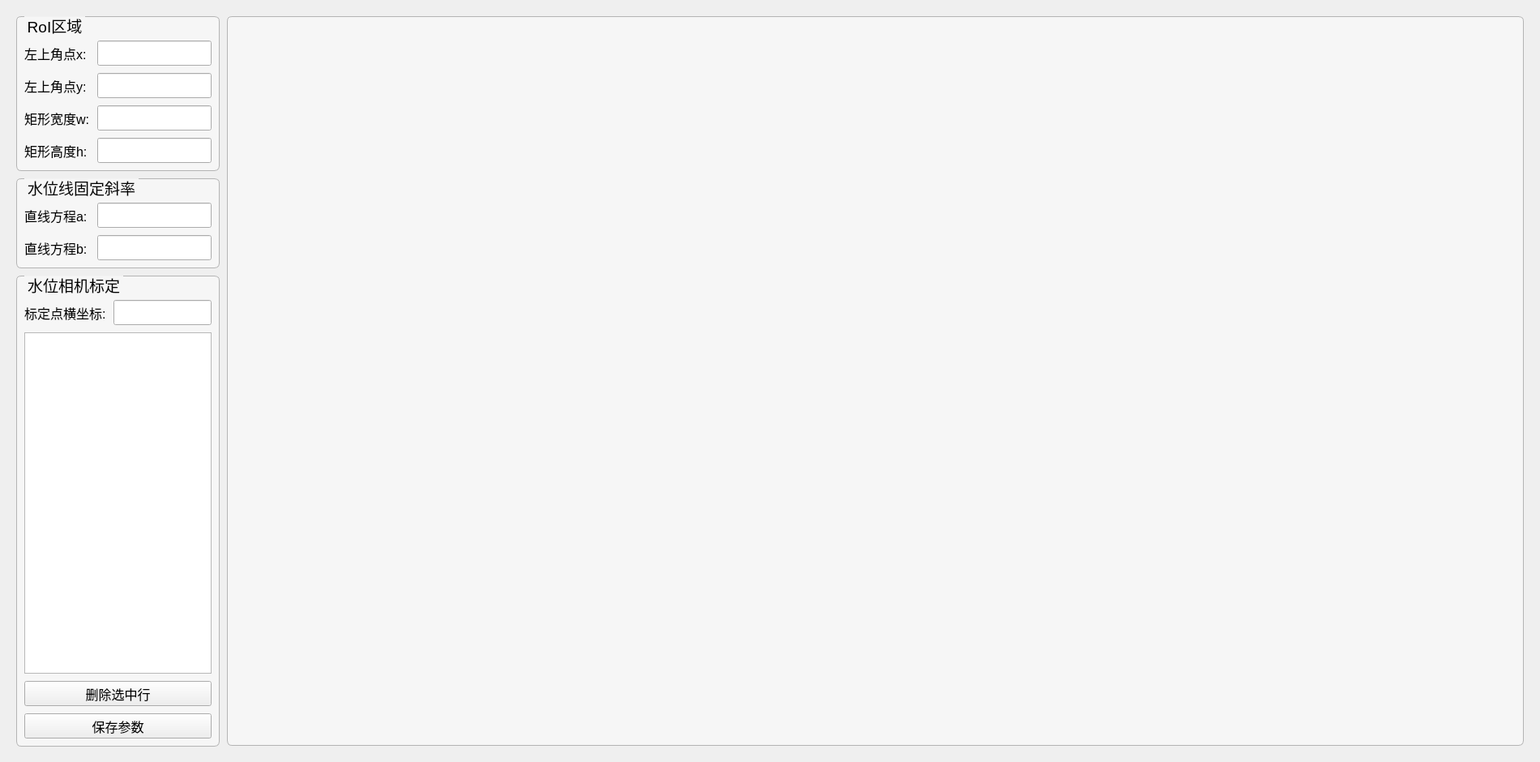
<?xml version="1.0" encoding="UTF-8"?>
<ui version="4.0">
 <class>WaterlevelConfig</class>
 <widget class="QWidget" name="WaterlevelConfig">
  <property name="geometry">
   <rect>
    <x>0</x>
    <y>0</y>
    <width>1900</width>
    <height>940</height>
   </rect>
  </property>
  <property name="windowTitle">
   <string>Form</string>
  </property>
  <widget class="QGroupBox" name="groupBox">
   <property name="geometry">
    <rect>
     <x>20</x>
     <y>340</y>
     <width>251</width>
     <height>581</height>
    </rect>
   </property>
   <property name="font">
    <font>
     <pointsize>14</pointsize>
    </font>
   </property>
   <property name="styleSheet">
    <string notr="true">QGroupBox {
	background-color: #f6f6f6;
    border-width: 1px;
    border-radius: 6px;
   border-style:solid;
  border-color: #b4b4b4;
  margin-top: 2ex;
}
QGroupBox::title {
     subcontrol-origin: margin;
     subcontrol-position: top left;
   left:10px;
     margin-left: 0px;
     padding:0 1px;
}</string>
   </property>
   <property name="title">
    <string>水位相机标定</string>
   </property>
   <widget class="QPushButton" name="pushButton_delete">
    <property name="geometry">
     <rect>
      <x>10</x>
      <y>500</y>
      <width>231</width>
      <height>31</height>
     </rect>
    </property>
    <property name="font">
     <font>
      <pointsize>12</pointsize>
     </font>
    </property>
    <property name="text">
     <string>删除选中行</string>
    </property>
   </widget>
   <widget class="QPushButton" name="pushButton_save_param">
    <property name="geometry">
     <rect>
      <x>10</x>
      <y>540</y>
      <width>231</width>
      <height>31</height>
     </rect>
    </property>
    <property name="font">
     <font>
      <pointsize>12</pointsize>
     </font>
    </property>
    <property name="text">
     <string>保存参数</string>
    </property>
   </widget>
   <widget class="QLineEdit" name="lineEdit_calibration_x">
    <property name="geometry">
     <rect>
      <x>120</x>
      <y>30</y>
      <width>121</width>
      <height>31</height>
     </rect>
    </property>
    <property name="font">
     <font>
      <pointsize>12</pointsize>
     </font>
    </property>
    <property name="text">
     <string/>
    </property>
    <property name="alignment">
     <set>Qt::AlignCenter</set>
    </property>
   </widget>
   <widget class="QLabel" name="label_7">
    <property name="geometry">
     <rect>
      <x>10</x>
      <y>30</y>
      <width>101</width>
      <height>31</height>
     </rect>
    </property>
    <property name="font">
     <font>
      <pointsize>12</pointsize>
     </font>
    </property>
    <property name="text">
     <string>标定点横坐标:</string>
    </property>
   </widget>
   <widget class="QTableWidget" name="tableWidget">
    <property name="geometry">
     <rect>
      <x>10</x>
      <y>70</y>
      <width>231</width>
      <height>421</height>
     </rect>
    </property>
   </widget>
  </widget>
  <widget class="ScaleableLabel" name="label_waterlevel_image">
   <property name="geometry">
    <rect>
     <x>280</x>
     <y>20</y>
     <width>1600</width>
     <height>900</height>
    </rect>
   </property>
   <property name="styleSheet">
    <string notr="true">background-color: rgb(246, 246, 246);
border-width: 1px;
border-radius: 6px;
border-style:solid;
border-color: #b4b4b4;</string>
   </property>
   <property name="text">
    <string/>
   </property>
  </widget>
  <widget class="QGroupBox" name="groupBox_2">
   <property name="geometry">
    <rect>
     <x>20</x>
     <y>20</y>
     <width>251</width>
     <height>191</height>
    </rect>
   </property>
   <property name="font">
    <font>
     <pointsize>14</pointsize>
    </font>
   </property>
   <property name="styleSheet">
    <string notr="true">QGroupBox {
	background-color: #f6f6f6;
    border-width: 1px;
    border-radius: 6px;
   border-style:solid;
  border-color: #b4b4b4;
  margin-top: 2ex;
}
QGroupBox::title {
     subcontrol-origin: margin;
     subcontrol-position: top left;
   left:10px;
     margin-left: 0px;
     padding:0 1px;
}</string>
   </property>
   <property name="title">
    <string>RoI区域</string>
   </property>
   <widget class="QLabel" name="label">
    <property name="geometry">
     <rect>
      <x>10</x>
      <y>30</y>
      <width>81</width>
      <height>31</height>
     </rect>
    </property>
    <property name="font">
     <font>
      <pointsize>12</pointsize>
     </font>
    </property>
    <property name="text">
     <string>左上角点x:</string>
    </property>
   </widget>
   <widget class="QLineEdit" name="lineEdit_roi_x">
    <property name="geometry">
     <rect>
      <x>100</x>
      <y>30</y>
      <width>141</width>
      <height>31</height>
     </rect>
    </property>
    <property name="font">
     <font>
      <pointsize>12</pointsize>
     </font>
    </property>
    <property name="text">
     <string/>
    </property>
    <property name="alignment">
     <set>Qt::AlignCenter</set>
    </property>
   </widget>
   <widget class="QLineEdit" name="lineEdit_roi_y">
    <property name="geometry">
     <rect>
      <x>100</x>
      <y>70</y>
      <width>141</width>
      <height>31</height>
     </rect>
    </property>
    <property name="font">
     <font>
      <pointsize>12</pointsize>
     </font>
    </property>
    <property name="text">
     <string/>
    </property>
    <property name="alignment">
     <set>Qt::AlignCenter</set>
    </property>
   </widget>
   <widget class="QLabel" name="label_2">
    <property name="geometry">
     <rect>
      <x>10</x>
      <y>70</y>
      <width>81</width>
      <height>31</height>
     </rect>
    </property>
    <property name="font">
     <font>
      <pointsize>12</pointsize>
     </font>
    </property>
    <property name="text">
     <string>左上角点y:</string>
    </property>
   </widget>
   <widget class="QLineEdit" name="lineEdit_roi_w">
    <property name="geometry">
     <rect>
      <x>100</x>
      <y>110</y>
      <width>141</width>
      <height>31</height>
     </rect>
    </property>
    <property name="font">
     <font>
      <pointsize>12</pointsize>
     </font>
    </property>
    <property name="text">
     <string/>
    </property>
    <property name="alignment">
     <set>Qt::AlignCenter</set>
    </property>
   </widget>
   <widget class="QLabel" name="label_3">
    <property name="geometry">
     <rect>
      <x>10</x>
      <y>110</y>
      <width>81</width>
      <height>31</height>
     </rect>
    </property>
    <property name="font">
     <font>
      <pointsize>12</pointsize>
     </font>
    </property>
    <property name="text">
     <string>矩形宽度w:</string>
    </property>
   </widget>
   <widget class="QLabel" name="label_4">
    <property name="geometry">
     <rect>
      <x>10</x>
      <y>150</y>
      <width>81</width>
      <height>31</height>
     </rect>
    </property>
    <property name="font">
     <font>
      <pointsize>12</pointsize>
     </font>
    </property>
    <property name="text">
     <string>矩形高度h:</string>
    </property>
   </widget>
   <widget class="QLineEdit" name="lineEdit_roi_h">
    <property name="geometry">
     <rect>
      <x>100</x>
      <y>150</y>
      <width>141</width>
      <height>31</height>
     </rect>
    </property>
    <property name="font">
     <font>
      <pointsize>12</pointsize>
     </font>
    </property>
    <property name="text">
     <string/>
    </property>
    <property name="alignment">
     <set>Qt::AlignCenter</set>
    </property>
   </widget>
  </widget>
  <widget class="QGroupBox" name="groupBox_3">
   <property name="geometry">
    <rect>
     <x>20</x>
     <y>220</y>
     <width>251</width>
     <height>111</height>
    </rect>
   </property>
   <property name="font">
    <font>
     <pointsize>14</pointsize>
    </font>
   </property>
   <property name="styleSheet">
    <string notr="true">QGroupBox {
	background-color: #f6f6f6;
    border-width: 1px;
    border-radius: 6px;
   border-style:solid;
  border-color: #b4b4b4;
  margin-top: 2ex;
}
QGroupBox::title {
     subcontrol-origin: margin;
     subcontrol-position: top left;
   left:10px;
     margin-left: 0px;
     padding:0 1px;
}</string>
   </property>
   <property name="title">
    <string>水位线固定斜率</string>
   </property>
   <widget class="QLabel" name="label_5">
    <property name="geometry">
     <rect>
      <x>10</x>
      <y>30</y>
      <width>81</width>
      <height>31</height>
     </rect>
    </property>
    <property name="font">
     <font>
      <pointsize>12</pointsize>
     </font>
    </property>
    <property name="text">
     <string>直线方程a:</string>
    </property>
   </widget>
   <widget class="QLineEdit" name="lineEdit_equation_a">
    <property name="geometry">
     <rect>
      <x>100</x>
      <y>30</y>
      <width>141</width>
      <height>31</height>
     </rect>
    </property>
    <property name="font">
     <font>
      <pointsize>12</pointsize>
     </font>
    </property>
    <property name="text">
     <string/>
    </property>
    <property name="alignment">
     <set>Qt::AlignCenter</set>
    </property>
   </widget>
   <widget class="QLineEdit" name="lineEdit_equation_b">
    <property name="geometry">
     <rect>
      <x>100</x>
      <y>70</y>
      <width>141</width>
      <height>31</height>
     </rect>
    </property>
    <property name="font">
     <font>
      <pointsize>12</pointsize>
     </font>
    </property>
    <property name="text">
     <string/>
    </property>
    <property name="alignment">
     <set>Qt::AlignCenter</set>
    </property>
   </widget>
   <widget class="QLabel" name="label_6">
    <property name="geometry">
     <rect>
      <x>10</x>
      <y>70</y>
      <width>81</width>
      <height>31</height>
     </rect>
    </property>
    <property name="font">
     <font>
      <pointsize>12</pointsize>
     </font>
    </property>
    <property name="text">
     <string>直线方程b:</string>
    </property>
   </widget>
  </widget>
 </widget>
 <customwidgets>
  <customwidget>
   <class>ScaleableLabel</class>
   <extends>QLabel</extends>
   <header>custom_component/ScaleableLabel.h</header>
  </customwidget>
 </customwidgets>
 <resources/>
 <connections/>
</ui>
